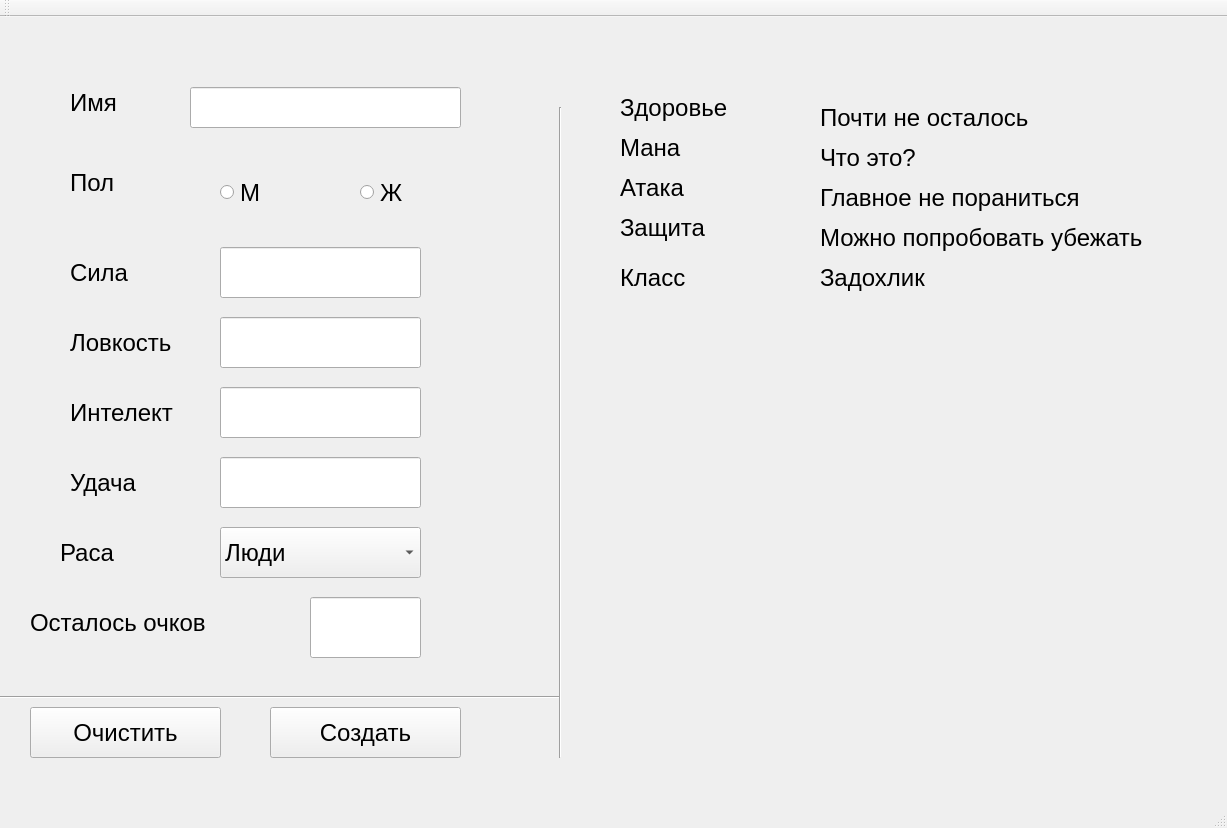
<?xml version="1.0" encoding="UTF-8"?>
<ui version="4.0">
 <class>MainWindow</class>
 <widget class="QMainWindow" name="MainWindow">
  <property name="geometry">
   <rect>
    <x>0</x>
    <y>0</y>
    <width>1227</width>
    <height>828</height>
   </rect>
  </property>
  <property name="font">
   <font>
    <pointsize>18</pointsize>
   </font>
  </property>
  <property name="windowTitle">
   <string>MainWindow</string>
  </property>
  <widget class="QWidget" name="centralWidget">
   <widget class="QLabel" name="LAB_name">
    <property name="geometry">
     <rect>
      <x>70</x>
      <y>50</y>
      <width>131</width>
      <height>71</height>
     </rect>
    </property>
    <property name="font">
     <font>
      <pointsize>18</pointsize>
     </font>
    </property>
    <property name="text">
     <string>Имя</string>
    </property>
   </widget>
   <widget class="QLineEdit" name="LE_name">
    <property name="geometry">
     <rect>
      <x>190</x>
      <y>70</y>
      <width>271</width>
      <height>41</height>
     </rect>
    </property>
    <property name="font">
     <font>
      <pointsize>18</pointsize>
     </font>
    </property>
   </widget>
   <widget class="QLabel" name="LAB_sex">
    <property name="geometry">
     <rect>
      <x>70</x>
      <y>130</y>
      <width>141</width>
      <height>71</height>
     </rect>
    </property>
    <property name="font">
     <font>
      <pointsize>18</pointsize>
     </font>
    </property>
    <property name="text">
     <string>Пол</string>
    </property>
   </widget>
   <widget class="QRadioButton" name="RB_man">
    <property name="geometry">
     <rect>
      <x>220</x>
      <y>160</y>
      <width>131</width>
      <height>31</height>
     </rect>
    </property>
    <property name="font">
     <font>
      <pointsize>18</pointsize>
     </font>
    </property>
    <property name="text">
     <string>М</string>
    </property>
   </widget>
   <widget class="QRadioButton" name="RB_woman">
    <property name="geometry">
     <rect>
      <x>360</x>
      <y>160</y>
      <width>131</width>
      <height>31</height>
     </rect>
    </property>
    <property name="font">
     <font>
      <pointsize>18</pointsize>
     </font>
    </property>
    <property name="text">
     <string>Ж</string>
    </property>
   </widget>
   <widget class="QLineEdit" name="LE_power">
    <property name="geometry">
     <rect>
      <x>220</x>
      <y>230</y>
      <width>201</width>
      <height>51</height>
     </rect>
    </property>
    <property name="font">
     <font>
      <pointsize>18</pointsize>
     </font>
    </property>
   </widget>
   <widget class="QLabel" name="LAB_power">
    <property name="geometry">
     <rect>
      <x>70</x>
      <y>220</y>
      <width>131</width>
      <height>71</height>
     </rect>
    </property>
    <property name="font">
     <font>
      <pointsize>18</pointsize>
     </font>
    </property>
    <property name="text">
     <string>Сила</string>
    </property>
   </widget>
   <widget class="QLineEdit" name="LE_lovk">
    <property name="geometry">
     <rect>
      <x>220</x>
      <y>300</y>
      <width>201</width>
      <height>51</height>
     </rect>
    </property>
    <property name="font">
     <font>
      <pointsize>18</pointsize>
     </font>
    </property>
   </widget>
   <widget class="QLabel" name="LAB_lovk">
    <property name="geometry">
     <rect>
      <x>70</x>
      <y>290</y>
      <width>131</width>
      <height>71</height>
     </rect>
    </property>
    <property name="font">
     <font>
      <pointsize>18</pointsize>
     </font>
    </property>
    <property name="text">
     <string>Ловкость</string>
    </property>
   </widget>
   <widget class="QLineEdit" name="LE_int">
    <property name="geometry">
     <rect>
      <x>220</x>
      <y>370</y>
      <width>201</width>
      <height>51</height>
     </rect>
    </property>
    <property name="font">
     <font>
      <pointsize>18</pointsize>
     </font>
    </property>
   </widget>
   <widget class="QLabel" name="LAB_int">
    <property name="geometry">
     <rect>
      <x>70</x>
      <y>360</y>
      <width>131</width>
      <height>71</height>
     </rect>
    </property>
    <property name="font">
     <font>
      <pointsize>18</pointsize>
     </font>
    </property>
    <property name="text">
     <string>Интелект</string>
    </property>
   </widget>
   <widget class="QLineEdit" name="LE_luck">
    <property name="geometry">
     <rect>
      <x>220</x>
      <y>440</y>
      <width>201</width>
      <height>51</height>
     </rect>
    </property>
    <property name="font">
     <font>
      <pointsize>18</pointsize>
     </font>
    </property>
   </widget>
   <widget class="QLabel" name="LAB_luck">
    <property name="geometry">
     <rect>
      <x>70</x>
      <y>430</y>
      <width>131</width>
      <height>71</height>
     </rect>
    </property>
    <property name="font">
     <font>
      <pointsize>18</pointsize>
     </font>
    </property>
    <property name="text">
     <string>Удача</string>
    </property>
   </widget>
   <widget class="QLabel" name="LAB_lastpoint">
    <property name="geometry">
     <rect>
      <x>30</x>
      <y>570</y>
      <width>231</width>
      <height>71</height>
     </rect>
    </property>
    <property name="font">
     <font>
      <pointsize>18</pointsize>
     </font>
    </property>
    <property name="text">
     <string>Осталось очков</string>
    </property>
   </widget>
   <widget class="QLineEdit" name="LE_lastpoint">
    <property name="geometry">
     <rect>
      <x>310</x>
      <y>580</y>
      <width>111</width>
      <height>61</height>
     </rect>
    </property>
    <property name="font">
     <font>
      <pointsize>18</pointsize>
     </font>
    </property>
   </widget>
   <widget class="QPushButton" name="PB_clear">
    <property name="geometry">
     <rect>
      <x>30</x>
      <y>690</y>
      <width>191</width>
      <height>51</height>
     </rect>
    </property>
    <property name="text">
     <string>Очистить</string>
    </property>
   </widget>
   <widget class="QPushButton" name="PB_creat">
    <property name="geometry">
     <rect>
      <x>270</x>
      <y>690</y>
      <width>191</width>
      <height>51</height>
     </rect>
    </property>
    <property name="text">
     <string>Создать</string>
    </property>
   </widget>
   <widget class="Line" name="line">
    <property name="geometry">
     <rect>
      <x>-30</x>
      <y>670</y>
      <width>591</width>
      <height>20</height>
     </rect>
    </property>
    <property name="orientation">
     <enum>Qt::Horizontal</enum>
    </property>
   </widget>
   <widget class="Line" name="line_2">
    <property name="geometry">
     <rect>
      <x>550</x>
      <y>90</y>
      <width>20</width>
      <height>651</height>
     </rect>
    </property>
    <property name="orientation">
     <enum>Qt::Vertical</enum>
    </property>
   </widget>
   <widget class="QLabel" name="LAB_hp">
    <property name="geometry">
     <rect>
      <x>620</x>
      <y>70</y>
      <width>151</width>
      <height>41</height>
     </rect>
    </property>
    <property name="text">
     <string>Здоровье</string>
    </property>
   </widget>
   <widget class="QLabel" name="LAB_mp">
    <property name="geometry">
     <rect>
      <x>620</x>
      <y>110</y>
      <width>151</width>
      <height>41</height>
     </rect>
    </property>
    <property name="text">
     <string>Мана</string>
    </property>
   </widget>
   <widget class="QLabel" name="LAB_atk">
    <property name="geometry">
     <rect>
      <x>620</x>
      <y>150</y>
      <width>151</width>
      <height>41</height>
     </rect>
    </property>
    <property name="text">
     <string>Атака</string>
    </property>
   </widget>
   <widget class="QLabel" name="LAB_protect">
    <property name="geometry">
     <rect>
      <x>620</x>
      <y>190</y>
      <width>151</width>
      <height>41</height>
     </rect>
    </property>
    <property name="text">
     <string>Защита</string>
    </property>
   </widget>
   <widget class="QLabel" name="LAB_nice">
    <property name="geometry">
     <rect>
      <x>620</x>
      <y>240</y>
      <width>151</width>
      <height>41</height>
     </rect>
    </property>
    <property name="text">
     <string>Класс</string>
    </property>
   </widget>
   <widget class="QLabel" name="LAB_nicevalue">
    <property name="geometry">
     <rect>
      <x>820</x>
      <y>240</y>
      <width>391</width>
      <height>41</height>
     </rect>
    </property>
    <property name="text">
     <string>Задохлик</string>
    </property>
   </widget>
   <widget class="QLabel" name="LAB_protectvalue">
    <property name="geometry">
     <rect>
      <x>820</x>
      <y>200</y>
      <width>341</width>
      <height>41</height>
     </rect>
    </property>
    <property name="text">
     <string>Можно попробовать убежать</string>
    </property>
   </widget>
   <widget class="QLabel" name="LAB_mpvalue">
    <property name="geometry">
     <rect>
      <x>820</x>
      <y>120</y>
      <width>151</width>
      <height>41</height>
     </rect>
    </property>
    <property name="text">
     <string>Что это?</string>
    </property>
   </widget>
   <widget class="QLabel" name="LAB_atkvalue">
    <property name="geometry">
     <rect>
      <x>820</x>
      <y>160</y>
      <width>291</width>
      <height>41</height>
     </rect>
    </property>
    <property name="text">
     <string>Главное не пораниться</string>
    </property>
   </widget>
   <widget class="QLabel" name="LAB_hpvalue">
    <property name="geometry">
     <rect>
      <x>820</x>
      <y>80</y>
      <width>241</width>
      <height>41</height>
     </rect>
    </property>
    <property name="text">
     <string>Почти не осталось</string>
    </property>
   </widget>
   <widget class="QLabel" name="LAB_race">
    <property name="geometry">
     <rect>
      <x>60</x>
      <y>500</y>
      <width>131</width>
      <height>71</height>
     </rect>
    </property>
    <property name="font">
     <font>
      <pointsize>18</pointsize>
     </font>
    </property>
    <property name="text">
     <string>Раса</string>
    </property>
   </widget>
   <widget class="QComboBox" name="CB_race">
    <property name="geometry">
     <rect>
      <x>220</x>
      <y>510</y>
      <width>201</width>
      <height>51</height>
     </rect>
    </property>
    <item>
     <property name="text">
      <string>Люди</string>
     </property>
    </item>
    <item>
     <property name="text">
      <string>Гномы</string>
     </property>
    </item>
    <item>
     <property name="text">
      <string>Эльфы</string>
     </property>
    </item>
    <item>
     <property name="text">
      <string>Орки</string>
     </property>
    </item>
   </widget>
   <widget class="QLabel" name="LAB_page">
    <property name="geometry">
     <rect>
      <x>680</x>
      <y>430</y>
      <width>371</width>
      <height>301</height>
     </rect>
    </property>
    <property name="text">
     <string/>
    </property>
   </widget>
  </widget>
  <widget class="QMenuBar" name="menuBar">
   <property name="geometry">
    <rect>
     <x>0</x>
     <y>0</y>
     <width>1227</width>
     <height>27</height>
    </rect>
   </property>
  </widget>
  <widget class="QToolBar" name="mainToolBar">
   <attribute name="toolBarArea">
    <enum>TopToolBarArea</enum>
   </attribute>
   <attribute name="toolBarBreak">
    <bool>false</bool>
   </attribute>
  </widget>
  <widget class="QStatusBar" name="statusBar"/>
 </widget>
 <layoutdefault spacing="6" margin="11"/>
 <resources/>
 <connections/>
</ui>
